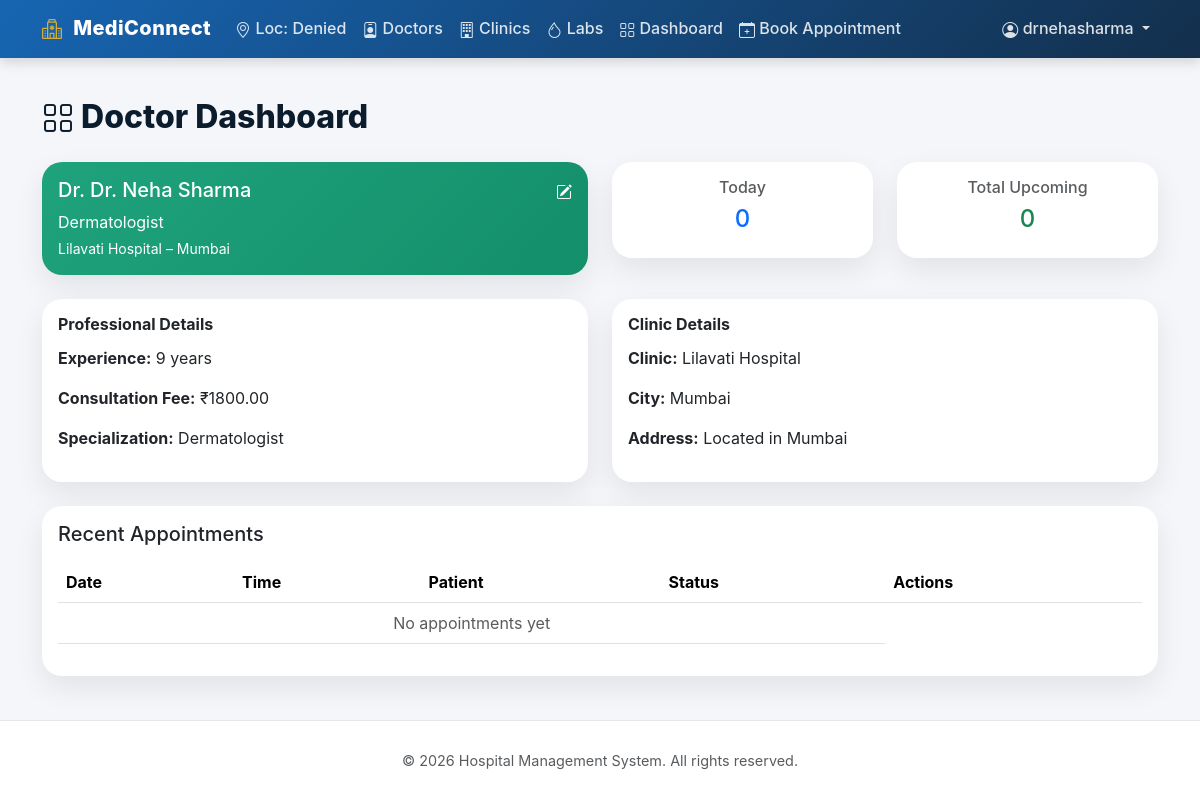
The app's page /dashboard/ (signed in) with its own data.
### doctors/models.py (models this page shows, shortened)
class Doctor(models.Model):
    user = models.OneToOneField(
        User, on_delete=models.CASCADE, related_name='doctor_profile',
        null=True, blank=True  # Admin-created doctors may not have user account
    )
    name = models.CharField(max_length=200)
    specialization = models.CharField(max_length=200)
    city = models.ForeignKey(City, on_delete=models.CASCADE, related_name='doctors')
    clinic = models.ForeignKey(
        Clinic, on_delete=models.CASCADE, related_name='doctors',
        help_text="Primary hospital/clinic"
    )
    experience = models.IntegerField(help_text="Years of experience")
    consultation_fee = models.DecimalField(max_digits=10, decimal_places=2)
    profile_image = models.ImageField(
        upload_to='doctors/', blank=True, null=True
    )
    class Meta:
        verbose_name_plural = "Doctors"

### hospitals/models.py (models this page shows, shortened)
class Clinic(models.Model):
    name = models.CharField(max_length=200)
    city = models.ForeignKey(City, on_delete=models.CASCADE, related_name='clinics')
    address = models.TextField()
    class Meta:
        verbose_name_plural = "Clinics"

class City(models.Model):
    name = models.CharField(max_length=100)
    class Meta:
        verbose_name_plural = "Cities"

### doctors/views.py (the view)
# urls.py: path('dashboard/', views.doctor_dashboard, name='dashboard'),
@login_required
def doctor_dashboard(request):
    doctor = get_object_or_404(Doctor, user=request.user)
    appointments = Appointment.objects.filter(
        doctor=doctor
    ).order_by('date', 'time')
    today_count = appointments.filter(date=now().date()).count()
    appointments_count = appointments.count()
    return render(
        request,
        'doctors/dashboard.html',
        {
            'doctor': doctor,
            'appointments': appointments,
            'today_count': today_count,
            'appointments_count': appointments_count,
        }
    )

### templates/doctors/dashboard.html (shortened to what this page needs)
{% extends 'base.html' %}
{% block content %}
<h2 class="mb-4"><i class="bi bi-grid"></i> Doctor Dashboard</h2>
{% if doctor %}
<div class="row mb-4">
    <div class="col-md-6">
        <div class="card dashboard-card profile-card">
            <div class="card-body">
                <div class="d-flex justify-content-between align-items-start">
                    <h5>Dr. {{ doctor.name }}</h5>
                    <a href="{% url 'doctors:update_profile' %}" class="text-white" title="Edit Profile">
                        <i class="bi bi-pencil-square"></i>
                    </a>
                </div>
                <p class="mb-1">{{ doctor.specialization }}</p>
                <p class="small mb-0">
                    {{ doctor.clinic.name }} – {{ doctor.city.name }}
                </p>
            </div>
        </div>
    </div>
    <div class="col-md-3">
        <div class="card dashboard-card text-center">
            <div class="card-body">
                <h6 class="text-muted">Today</h6>
                <h4 class="text-primary">{{ today_count }}</h4>
            </div>
        </div>
    </div>
    <div class="col-md-3">
        <div class="card dashboard-card text-center">
            <div class="card-body">
                <h6 class="text-muted">Total Upcoming</h6>
                <h4 class="text-success">{{ appointments_count }}</h4>
            </div>
        </div>
    </div>
</div>
<div class="row mb-4">
    <div class="col-md-6">
        <div class="card dashboard-card">
            <div class="card-body">
                <h6 class="section-title">Professional Details</h6>
                <p><strong>Experience:</strong> {{ doctor.experience }} years</p>
                <p><strong>Consultation Fee:</strong> ₹{{ doctor.consultation_fee }}</p>
                <p><strong>Specialization:</strong> {{ doctor.specialization }}</p>
            </div>
        </div>
    </div>
    <div class="col-md-6">
        <div class="card dashboard-card">
            <div class="card-body">
                <h6 class="section-title">Clinic Details</h6>
                <p><strong>Clinic:</strong> {{ doctor.clinic.name }}</p>
                <p><strong>City:</strong> {{ doctor.city.name }}</p>
                <p><strong>Address:</strong> {{ doctor.clinic.address }}</p>
            </div>
        </div>
    </div>
</div>
<div class="card dashboard-card">
    <div class="card-body">
        <h5 class="card-title mb-3">Recent Appointments</h5>
        <div class="table-responsive">
            <table class="table table-hover align-middle">
                <thead>
                    <tr>
                        <th>Date</th>
                        <th>Time</th>
                        <th>Patient</th>
                        <th>Status</th>
                        <th>Actions</th>
                    </tr>
                </thead>
                <tbody>
                    {% for apt in appointments %}
                    <tr>
                        <td>{{ apt.date }}</td>
                        <td>{{ apt.time }}</td>
                        <td>{{ apt.patient.get_full_name|default:apt.patient.username }}</td>
                        <td>
                            {% if apt.status == 'PENDING' %}
                            <span class="badge bg-warning text-dark">{{ apt.status }}</span>
                            {% elif apt.status == 'APPROVED' %}
                            <span class="badge bg-success">{{ apt.status }}</span>
                            {% elif apt.status == 'CANCELLED' %}
                            <span class="badge bg-danger">{{ apt.status }}</span>
                            {% elif apt.status == 'COMPLETED' %}
                            <span class="badge bg-secondary">{{ apt.status }}</span>
                            {% endif %}
                        </td>
                        <td>
                            {% if apt.status == 'PENDING' %}
                            <a href="{% url 'appointments:update_appointment_status' apt.id 'APPROVED' %}"
                                class="btn btn-sm btn-success">Accept</a>
                            <a href="{% url 'appointments:update_appointment_status' apt.id 'CANCELLED' %}"
                                class="btn btn-sm btn-danger">Reject</a>
                            {% endif %}
                        </td>
                    </tr>
                    {% empty %}
                    <tr>
                        <td colspan="4" class="text-center text-muted">
                            No appointments yet
                        </td>
                    </tr>
                    {% endfor %}
                </tbody>
            </table>
        </div>
    </div>
</div>
{% else %}
<div class="alert alert-warning">
    No doctor profile linked. Please contact admin.
</div>
{% endif %}
{% endblock %}

### templates/base.html (shortened to what this page needs)
<!DOCTYPE html>
<html lang="en">
<head>
    <link href="https://cdn.jsdelivr.net/npm/bootstrap@5.3.2/dist/css/bootstrap.min.css" rel="stylesheet">
    <link href="https://cdn.jsdelivr.net/npm/bootstrap-icons@1.11.1/font/bootstrap-icons.css" rel="stylesheet">
</head>
<body>
    <nav class="navbar navbar-expand-lg navbar-dark bg-primary">
        <div class="container">
            <a class="navbar-brand" href="{% url 'doctors:doctor_list' %}">
                <i class="bi bi-hospital"></i> MediConnect
            </a>
            <div class="collapse navbar-collapse" id="navbarNav">
                <ul class="navbar-nav me-auto">
                    <li class="nav-item">
                        <span class="nav-link" id="userLocation"> Location</span>
                    </li>
                    <li class="nav-item">
                        <a class="nav-link" href="{% url 'doctors:doctor_list' %}"><i class="bi bi-person-badge"></i>
                            Doctors</a>
                    </li>
                    <li class="nav-item">
                        <a class="nav-link" href="{% url 'hospitals:clinic_list' %}"><i class="bi bi-building"></i>
                            Clinics</a>
                    </li>
                    <li class="nav-item">
                        <a class="nav-link" href="{% url 'hospitals:lab_list' %}"><i class="bi bi-droplet"></i> Labs</a>
                    </li>
                    {% if user.is_authenticated %}
                    {% if user.is_staff %}
                    <li class="nav-item">
                        <a class="nav-link" href="/admin/"><i class="bi bi-gear"></i> Admin</a>
                    </li>
                    {% elif user.is_authenticated and user.profile.role == 'PATIENT' %}
                    <li class="nav-item">
                        <a class="nav-link" href="{% url 'appointments:patient_dashboard' %}">
                            <i class="bi bi-grid"></i> Dashboard</a>
                    </li>
                    <li class="nav-item">
                        <a class="nav-link" href="{% url 'doctors:doctor_list' %}">
                            <i class="bi bi-calendar-plus"></i> Book Appointment
                        </a>
                    </li>
                    {% elif user.is_authenticated and user.profile.role == 'DOCTOR' %}
                    <li class="nav-item">
                        <a class="nav-link" href="{% url 'doctors:dashboard' %}"><i class="bi bi-grid"></i>
                            Dashboard</a>
                    </li>
                    {% endif %}
                    {% endif %}
                </ul>
                <ul class="navbar-nav">
                    {% if user.is_authenticated %}
                    <li class="nav-item dropdown">
                        <a class="nav-link dropdown-toggle" href="#" data-bs-toggle="dropdown">
                            <i class="bi bi-person-circle"></i> {{ user.get_full_name|default:user.username }}
                        </a>
                    </li>
                    {% endif %}
                </ul>
            </div>
        </div>
    </nav>
    <main class="container">
        {% block content %}{% endblock %}
    </main>
    <footer class="text-center text-muted">
        <div class="container">
            <p class="mb-0">&copy; {% now "Y" %} Hospital Management System. All rights reserved.</p>
        </div>
    </footer>
</body>
</html>

### templates/base.html (style rules this page uses)
:root { --royal-blue: #1765b2; --royal-blue-light: #132f4c; --emerald: #1fa37c; --emerald-dark: #178b69; --soft-gold: #d4af37; --bg-light: #f4f6f9; --text-dark: #1f2933; --text-muted: #6b7280; --card-bg: #ffffff; }
body { min-height: 100vh; display: flex; flex-direction: column; background-color: var(--bg-light); color: var(--text-dark); font-family: "Inter", "Segoe UI", system-ui, -apple-system, sans-serif; }
main { flex: 1; padding: 2.5rem 0; }
.navbar { background: linear-gradient(135deg, var(--royal-blue), var(--royal-blue-light)); box-shadow: 0 4px 12px rgba(0, 0, 0, 0.15); }
.navbar-brand { font-weight: 800; letter-spacing: 0.4px; color: #ffffff !important; }
.navbar-brand i { color: var(--soft-gold); margin-right: 6px; }
.nav-link { color: rgba(255, 255, 255, 0.85) !important; font-weight: 500; transition: all 0.25s ease; }
.card { background: var(--card-bg); border: none; border-radius: 1rem; box-shadow: 0 12px 30px rgba(0, 0, 0, 0.08); transition: transform 0.25s ease, box-shadow 0.25s ease; }
footer { background: #ffffff; border-top: 1px solid #e5e7eb; padding: 1.8rem 0; font-size: 0.9rem; color: var(--text-muted); }
footer p { margin-bottom: 0; }
i.bi { vertical-align: middle; }

### templates/doctors/dashboard.html (style rules this page uses)
h2 { font-weight: 800; color: #0b1c2d; }
.dashboard-card { border-radius: 1.25rem; border: none; box-shadow: 0 12px 30px rgba(0, 0, 0, 0.08); }
.profile-card { background: linear-gradient(135deg, #1fa37c, #138f6a); color: #fff; }
.section-title { font-weight: 700; margin-bottom: 0.75rem; }

### records on screen
Doctor: name "Dr. Neha Sharma", specialization "Dermatologist", clinic.name "Lilavati Hospital", city.name "Mumbai", experience "9", consultation_fee "1800.00", clinic.address "Located in Mumbai"

### other values on screen
{{ user.get_full_name|default:user.username }} "drnehasharma"
{{ today_count }} "0"
{{ appointments_count }} "0"
